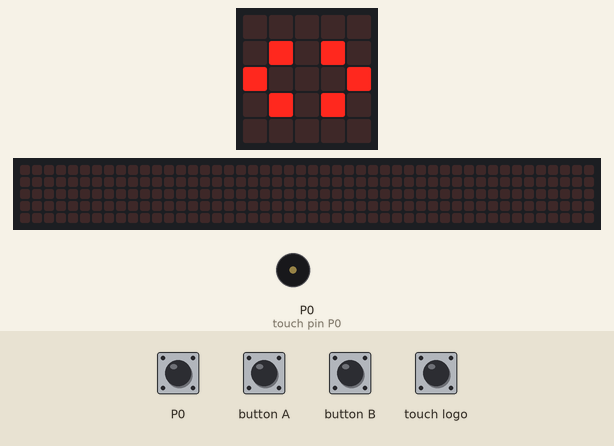
This program was run on a simulated BBC micro:bit (MakeCode). Parts: the board's 5×5 LED display, a strip that is not on the board, showing the scrolling text unrolled, buzzer (waves = sounding). Inputs (shaded band) come from the test bench. Random numbers come from a fixed seed; the 48×5 strip is a reading aid, not a part: it shows the text the display is scrolling, unrolled, one strip-width of it at a time.

Above: at 5.7 s.
5.8 s: touch pin P0 pressed for 0.15 s
At 6.5 s:
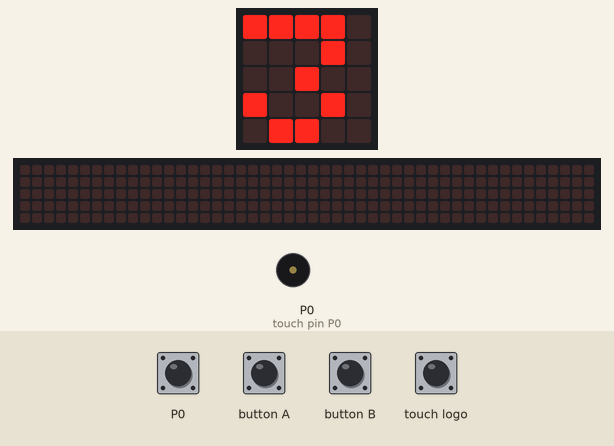
7.5 s: touch logo pressed for 0.15 s
At 8.8 s:
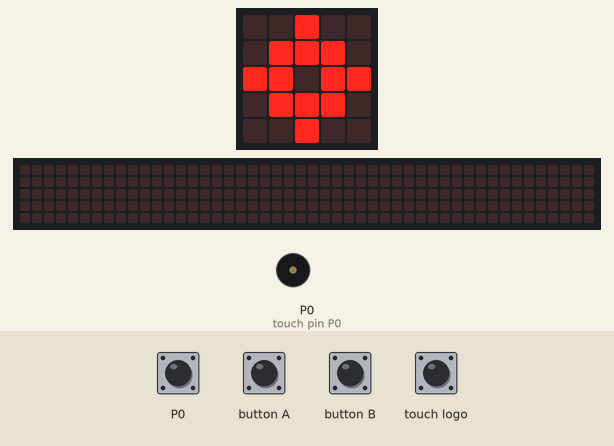
9.1 s: touch logo pressed for 0.15 s
At 11.72 s:
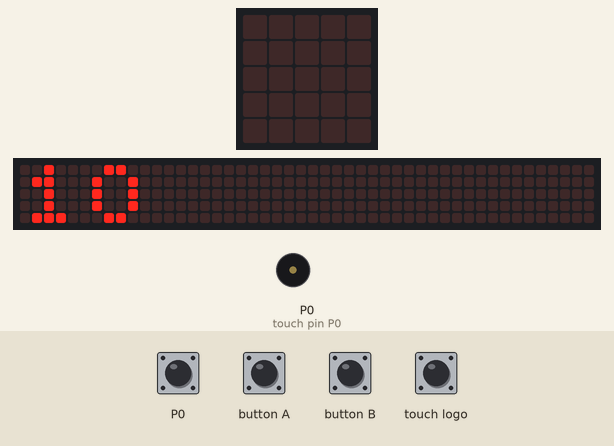
Timing chart, 0 to 13.2 s (numbered marks = the images above; inputs shaded):
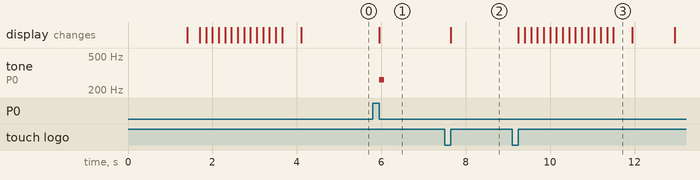

Measured:
- after the input at 5.8 s, tone on P0 (touch pin P0): silent → 262 Hz after 0.15 s, → silent 0.12 s later; the display: changes after 0.15 s (image 1)
- after the input at 7.5 s, the display: changes after 0.15 s (image 2)
- after the input at 9.1 s, the display: first changes after 0.15 s (image 3 shows a later state)
- what the display in image 3 shows lasts 0.5 s, from 11.5 s to 12.0 s

The program:

main.ts
```typescript
input.onPinPressed(TouchPin.P0, function () {
    schudActie()
})
function populateList () {
    // maak de lijst leeg
    kieslijst = []
    for (let index = 0; index <= maximaalGetal - 1; index++) {
        kieslijst.push(index + 1)
    }
}
input.onButtonPressed(Button.A, function () {
    // zitten we in configMode? mode is 1
    if (mode == 1) {
        // is het maximale getal groter dan 2
        if (maximaalGetal > 2) {
            // haal 1 van het maximale getal af
            maximaalGetal += -1
        }
        // vul de lijst opnieuw
        populateList()
    }
})
function schudActie () {
    // alleen in playMode -> mode is 0 kunnen we shaken voor een getal
    if (mode == 0) {
        // zitten er nog getallen in de lijst
        if (kieslijst.length > 0) {
            // is er geschud na de minimale wachttijd tussen schudden
            if (control.millis() - shakeStart > shakeDelay) {
                // sla het moment van schudden op
                shakeStart = control.millis()
                // pak een willekeurig getal tussen 0 en de lengte van de lijst - 1 en sla op in gekozenPlekInLijst
                gekozenPlekInLijst = randint(0, kieslijst.length - 1)
                // speel geluidje in achtergrond
                music.play(music.tonePlayable(262, music.beat(BeatFraction.Quarter)), music.PlaybackMode.InBackground)
                // toon het nummer op plaats pickItem uit de lijst
                basic.showNumber(kieslijst[gekozenPlekInLijst])
                kieslijst.splice(gekozenPlekInLijst,1)
            }
        } else {
            // er zitten geen getallen meer in de lijst, toon een pictogram dat we klaar zijn
            basic.showIcon(IconNames.Yes)
            // vul de lijst opnieuw
            populateList()
        }
    }
}
input.onGesture(Gesture.Shake, function () {
    schudActie()
})
input.onLogoEvent(TouchButtonEvent.Pressed, function () {
    // zitten we in configuratie modus => mode = 1?
    if (mode == 1) {
        // toon wat het maximale nummer is
        basic.showNumber(maximaalGetal)
        // wacht 2 sec
        basic.pause(1000)
        // zet de mode terug naar playMode => mode =0
        mode = 0
        // toon een pictogram
        basic.showLeds(`
            . . . . .
            . # . # .
            # . . . #
            . # . # .
            . . . . .
            `)
    } else {
        // schakel nu configMode,  nu kunnen we met de A en B knoppen het maximale getal aanpassen
        mode = 1
        // toon pictogram
        basic.showIcon(IconNames.Target)
    }
})
input.onButtonPressed(Button.B, function () {
    // zitten we in configMode? mode is 1
    if (mode == 1) {
        // is het maximale getal onder de 60
        if (maximaalGetal < 60) {
            // tel 1 bij het maximale getal op
            maximaalGetal += 1
        }
        // vul de lijst opnieuw
        populateList()
    }
})
let mode = 0
let shakeStart = 0
let maximaalGetal = 0
let shakeDelay = 0
let kieslijst: number[] = []
let gekozenPlekInLijst = 0
// hoe lang wachten voor dat we weer kunnen schudden voor een nummer (in ms)
shakeDelay = 2000
// tot hoever tellen we
maximaalGetal = 10
// zet aan het begin het moment van schudden op 0
shakeStart = 0
pins.setEvents(DigitalPin.P0, PinEventType.Edge)
// vul een lijst met nummers
populateList()
basic.showLeds(`
    # . . . #
    # . . . #
    # . . . #
    # . . . #
    # . . . #
    `)
// wacht 2 sec
basic.pause(1000)
basic.clearScreen()
// toon wat het maximale nummer is
basic.showNumber(maximaalGetal)
basic.showLeds(`
    . . . . .
    . # . # .
    # . . . #
    . # . # .
    . . . . .
    `)
```

test.ts
```typescript
// tests gaan hier; deze zal niet worden gecompileerd wanneer dit pakket wordt gebruikt als extensie.
```
